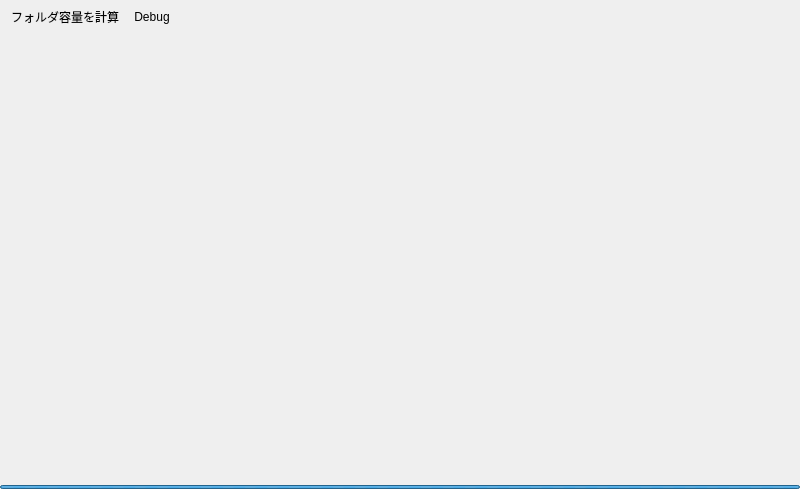
<?xml version="1.0" encoding="UTF-8"?>
<ui version="4.0">
 <class>UIMainWindow</class>
 <widget class="QMainWindow" name="UIMainWindow">
  <property name="geometry">
   <rect>
    <x>0</x>
    <y>0</y>
    <width>800</width>
    <height>489</height>
   </rect>
  </property>
  <property name="windowTitle">
   <string>Folder Manager</string>
  </property>
  <property name="windowIcon">
   <iconset resource="res.qrc">
    <normaloff>:/res/icon/AppIcon.ico</normaloff>:/res/icon/AppIcon.ico</iconset>
  </property>
  <widget class="QWidget" name="centralwidget">
   <layout class="QVBoxLayout" name="verticalLayout">
    <property name="spacing">
     <number>0</number>
    </property>
    <property name="leftMargin">
     <number>0</number>
    </property>
    <property name="topMargin">
     <number>0</number>
    </property>
    <property name="rightMargin">
     <number>0</number>
    </property>
    <property name="bottomMargin">
     <number>0</number>
    </property>
    <item>
     <widget class="QToolBar" name="toolBar">
      <property name="windowTitle">
       <string>toolBar</string>
      </property>
      <property name="movable">
       <bool>false</bool>
      </property>
      <property name="iconSize">
       <size>
        <width>14</width>
        <height>14</height>
       </size>
      </property>
      <property name="toolButtonStyle">
       <enum>Qt::ToolButtonTextBesideIcon</enum>
      </property>
      <addaction name="action_2"/>
      <addaction name="actionDebug"/>
     </widget>
    </item>
    <item>
     <layout class="QHBoxLayout" name="horizontalLayout">
      <property name="spacing">
       <number>0</number>
      </property>
      <property name="rightMargin">
       <number>4</number>
      </property>
      <property name="bottomMargin">
       <number>4</number>
      </property>
      <item>
       <widget class="UIDriveButton" name="widget" native="true">
        <property name="sizePolicy">
         <sizepolicy hsizetype="Fixed" vsizetype="Expanding">
          <horstretch>0</horstretch>
          <verstretch>0</verstretch>
         </sizepolicy>
        </property>
        <property name="minimumSize">
         <size>
          <width>36</width>
          <height>0</height>
         </size>
        </property>
        <property name="maximumSize">
         <size>
          <width>36</width>
          <height>16777215</height>
         </size>
        </property>
       </widget>
      </item>
      <item>
       <widget class="QSplitter" name="splitter">
        <property name="orientation">
         <enum>Qt::Horizontal</enum>
        </property>
        <property name="handleWidth">
         <number>0</number>
        </property>
        <widget class="UIViewL" name="viewL" native="true"/>
        <widget class="UIViewR" name="viewR" native="true"/>
       </widget>
      </item>
     </layout>
    </item>
    <item>
     <widget class="QProgressBar" name="progressBar">
      <property name="maximumSize">
       <size>
        <width>16777215</width>
        <height>4</height>
       </size>
      </property>
      <property name="maximum">
       <number>0</number>
      </property>
      <property name="value">
       <number>-1</number>
      </property>
      <property name="textVisible">
       <bool>false</bool>
      </property>
     </widget>
    </item>
    <item>
     <widget class="UIStatusBar" name="statusBar" native="true"/>
    </item>
   </layout>
  </widget>
  <action name="action">
   <property name="icon">
    <iconset resource="res.qrc">
     <normaloff>:/res/icon/reload.png</normaloff>:/res/icon/reload.png</iconset>
   </property>
   <property name="text">
    <string>最新の情報に更新</string>
   </property>
  </action>
  <action name="action_2">
   <property name="icon">
    <iconset resource="res.qrc">
     <normaloff>:/res/icon/driveFind.png</normaloff>:/res/icon/driveFind.png</iconset>
   </property>
   <property name="text">
    <string>フォルダ容量を計算</string>
   </property>
   <property name="toolTip">
    <string>フォルダ容量を計算</string>
   </property>
  </action>
  <action name="actionDebug">
   <property name="text">
    <string>Debug</string>
   </property>
  </action>
 </widget>
 <customwidgets>
  <customwidget>
   <class>UIDriveButton</class>
   <extends>QWidget</extends>
   <header>UIDriveButton.h</header>
   <container>1</container>
  </customwidget>
  <customwidget>
   <class>UIStatusBar</class>
   <extends>QWidget</extends>
   <header>UIStatusBar.h</header>
   <container>1</container>
  </customwidget>
  <customwidget>
   <class>UIViewL</class>
   <extends>QWidget</extends>
   <header>UIViewL.h</header>
   <container>1</container>
  </customwidget>
  <customwidget>
   <class>UIViewR</class>
   <extends>QWidget</extends>
   <header>UIViewR.h</header>
   <container>1</container>
  </customwidget>
 </customwidgets>
 <resources>
  <include location="res.qrc"/>
 </resources>
 <connections/>
</ui>
